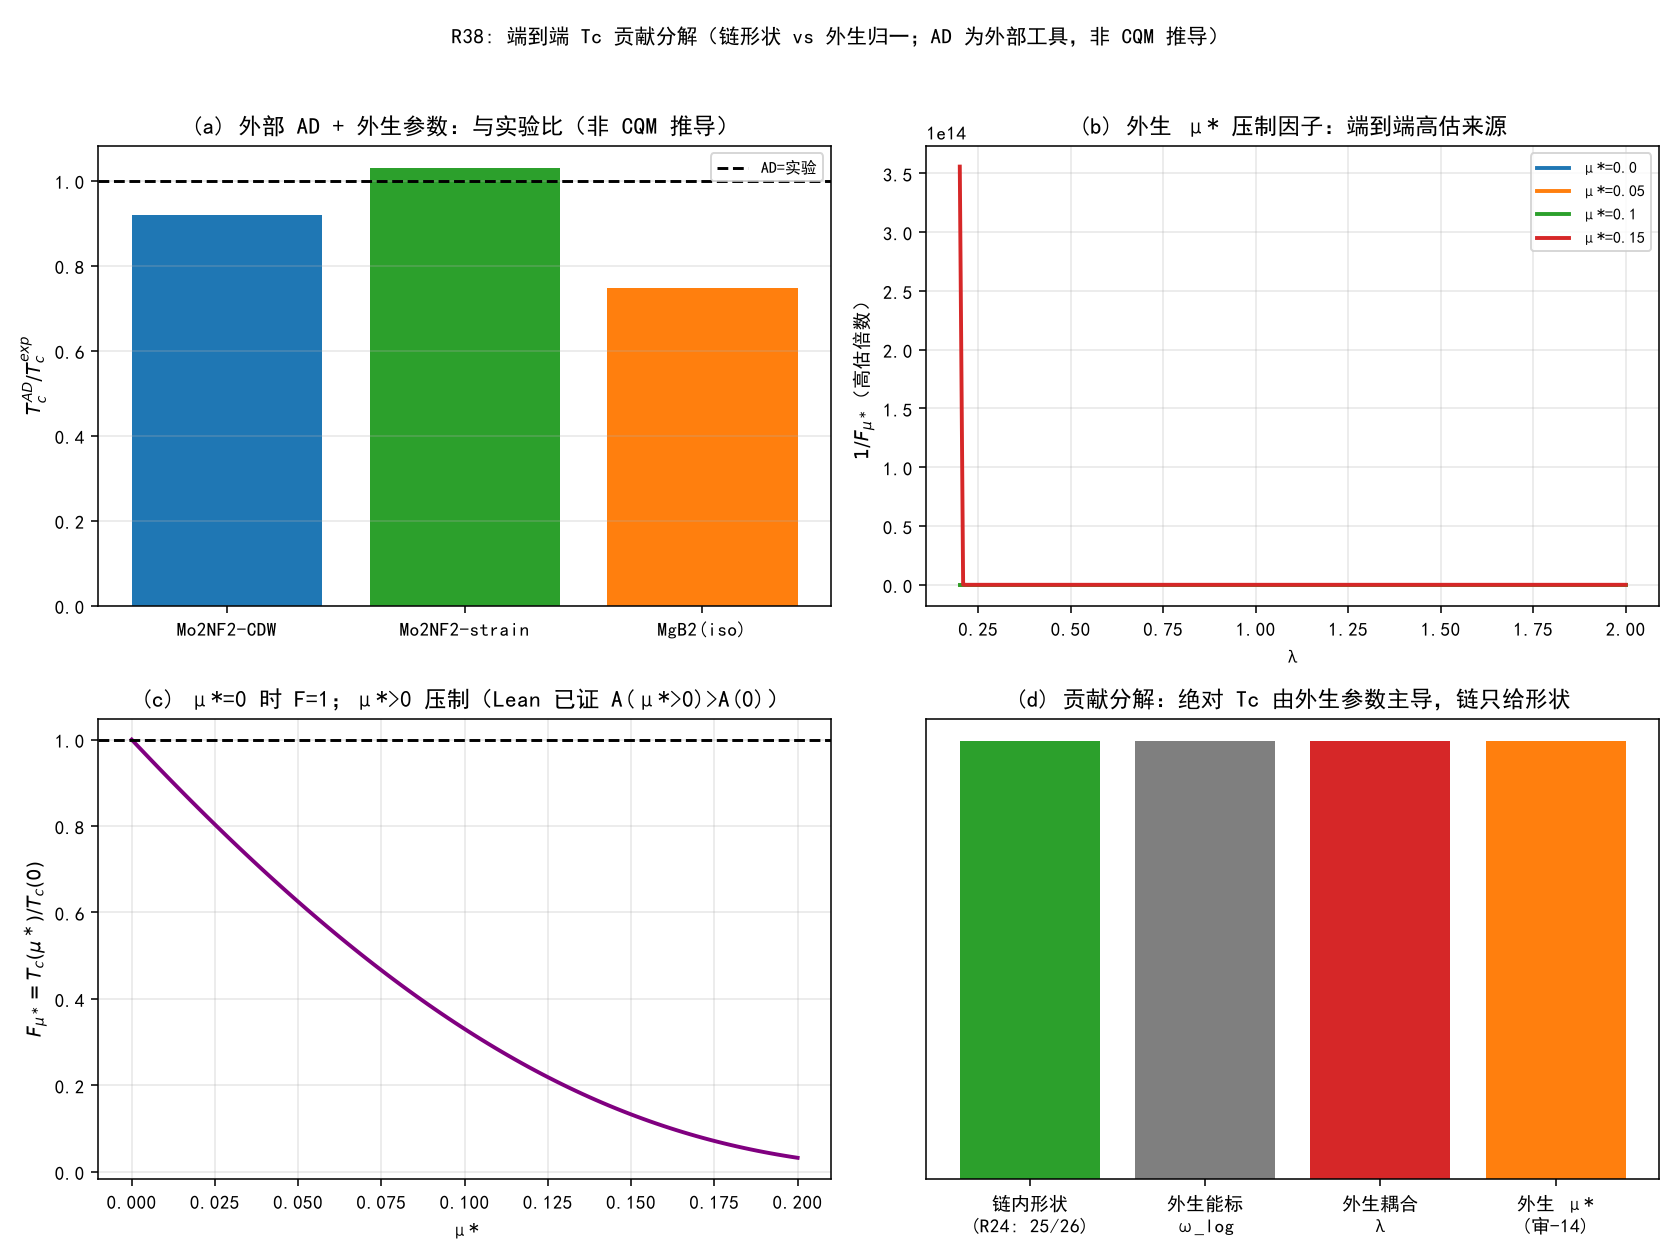

This figure's Python source:
# -*- coding: utf-8 -*-
"""
R38: 端到端 Tc 贡献分解——链内形状 vs 外生归一。
用 FE05 独立参数 + Allen-Dynes 外部工具（明确标注非 CQM 推导）。无拟合。
运行：python "10 探索/超导第一性研究/04_计算验证/R38_端到端贡献分解.py"
"""
import csv
import math
import os

import numpy as np
import matplotlib
matplotlib.use("Agg")
import matplotlib.pyplot as plt

plt.rcParams["font.sans-serif"] = ["SimHei", "Microsoft YaHei"]
plt.rcParams["axes.unicode_minus"] = False

HERE = os.path.dirname(os.path.abspath(__file__))
HBAR_OMEGA_OVER_KB_12 = 1.0  # 用 ω_log(K) 直接：Tc = (ω_log/1.2)·exp(-A)

# FE05 独立参数集（非从 Tc 反解）：system, λ, μ*, ω_log(K), Tc_exp(K)
DATA = [
    ("Mo2NF2-CDW", 0.40, 0.10, 219, 1.0),
    ("Mo2NF2-strain", 0.53, 0.10, 272, 4.0),
    ("MgB2(iso)", 0.61, 0.12, 737, 19.0),
]


def Aexp(lam, mu):
    """AD 指数的正值部分 A = 1.04(1+λ)/(λ-μ(1+0.62λ))。"""
    return 1.04 * (1 + lam) / (lam - mu * (1 + 0.62 * lam))


def tc_ad(lam, mu, omega_log):
    """Allen-Dynes Tc（外部工具），单位 K。"""
    return (omega_log / 1.2) * math.exp(-Aexp(lam, mu))


def F_mu(lam, mu):
    """μ* 压制因子 Tc(μ*)/Tc(0) = exp(A(0)-A(μ*)) < 1。"""
    return math.exp(Aexp(lam, 0) - Aexp(lam, mu))


def sensitivities(lam, mu):
    """对数敏感度 S=∂lnTc/∂ln p（数值微分）。"""
    h = 1e-6
    base = math.log(tc_ad(lam, mu, 1.0))
    Sw = 1.0  # ln Tc 对 ln ω 的敏感度恒为 1
    Sl = (math.log(tc_ad(lam + h, mu, 1.0)) - math.log(tc_ad(lam - h, mu, 1.0))) / (2 * h) * lam
    Sm = (math.log(tc_ad(lam, mu + h, 1.0)) - math.log(tc_ad(lam, mu - h, 1.0))) / (2 * h) * mu
    return Sw, Sl, Sm


def assertions():
    out = {}
    for name, lam, mu, omega, tc_exp in DATA:
        tc = tc_ad(lam, mu, omega)
        out[f"{name}_TcAD"] = round(tc, 3)
        out[f"{name}_Tcexp"] = tc_exp
        out[f"{name}_ratio"] = round(tc / tc_exp, 3)
        out[f"{name}_F_mu"] = round(F_mu(lam, mu), 4)
        out[f"{name}_F_lt_1"] = bool(F_mu(lam, mu) < 1)
        Sw, Sl, Sm = sensitivities(lam, mu)
        out[f"{name}_S_lambda"] = round(Sl, 3)
        out[f"{name}_S_mu"] = round(Sm, 3)
        out[f"{name}_S_omega"] = Sw
    # μ*=0 极限：F=1
    out["F_mu0_is_1"] = bool(abs(F_mu(0.5, 0.0) - 1) < 1e-12)
    # 链形状 25/26 常数（R24）
    out["chain_shape_25_26"] = round(25 / 26, 6)
    return out


def plots(a):
    fig, axes = plt.subplots(2, 2, figsize=(12, 9))

    ax = axes[0, 0]
    names = [d[0] for d in DATA]
    ratios = [a[f"{d[0]}_ratio"] for d in DATA]
    colors = ["tab:blue", "tab:green", "tab:orange"]
    ax.bar(names, ratios, color=colors)
    ax.axhline(1, color="k", ls="--", label="AD=实验")
    ax.set_ylabel(r"$T_c^{AD}/T_c^{exp}$")
    ax.set_title("(a) 外部 AD + 外生参数：与实验比（非 CQM 推导）")
    ax.legend(fontsize=8); ax.grid(alpha=0.3, axis="y")

    ax = axes[0, 1]
    lams = np.linspace(0.2, 2.0, 200)
    for mu in [0.0, 0.05, 0.10, 0.15]:
        ax.plot(lams, [1 / F_mu(l, mu) for l in lams], lw=2, label=f"μ*={mu}")
    ax.set_xlabel("λ"); ax.set_ylabel(r"$1/F_{\mu^\ast}$（高估倍数）")
    ax.set_title("(b) 外生 μ* 压制因子：端到端高估来源")
    ax.legend(fontsize=8); ax.grid(alpha=0.3)

    ax = axes[1, 0]
    lam = 0.5
    mus = np.linspace(0, 0.2, 100)
    ax.plot(mus, [F_mu(lam, m) for m in mus], "purple", lw=2)
    ax.axhline(1, color="k", ls="--")
    ax.set_xlabel("μ*"); ax.set_ylabel(r"$F_{\mu^\ast}=T_c(\mu^\ast)/T_c(0)$")
    ax.set_title("(c) μ*=0 时 F=1；μ*>0 压制（Lean 已证 A(μ*>0)>A(0)）")
    ax.grid(alpha=0.3)

    ax = axes[1, 1]
    labels = ["链内形状\n(R24: 25/26)", "外生能标\nω_log", "外生耦合\nλ", "外生 μ*\n(审-14)"]
    vals = [1, 1, 1, 1]
    ax.bar(labels, vals, color=["tab:green", "tab:gray", "tab:red", "tab:orange"])
    ax.set_yticks([])
    ax.set_title("(d) 贡献分解：绝对 Tc 由外生参数主导，链只给形状")
    ax.grid(alpha=0.3, axis="y")

    fig.suptitle("R38: 端到端 Tc 贡献分解（链形状 vs 外生归一；AD 为外部工具，非 CQM 推导）", fontsize=11)
    fig.tight_layout(rect=[0, 0, 1, 0.96])
    png = os.path.join(HERE, "R38_端到端贡献分解.png")
    fig.savefig(png, dpi=140); plt.close(fig)
    return png


if __name__ == "__main__":
    a = assertions()
    print("=== R38 数值断言 ===")
    for k, v in a.items():
        print(f"{k:32s} = {v}")
    p = plots(a)
    path = os.path.join(HERE, "R38_端到端贡献分解_断言.csv")
    with open(path, "w", newline="", encoding="utf-8-sig") as f:
        w = csv.writer(f); w.writerow(["assertion", "value"])
        for k, v in a.items():
            w.writerow([k, v])
    print(f"\n图像: {p}\n断言表: {path}")
